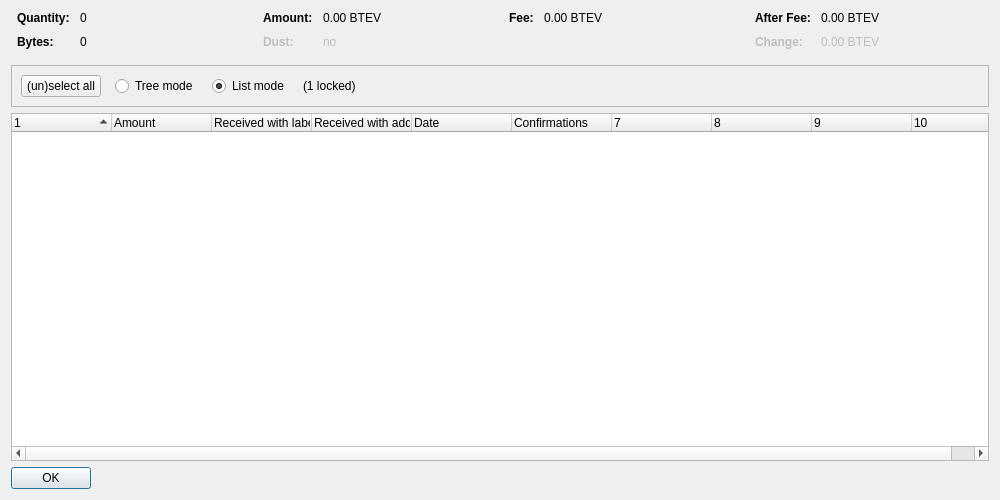
<?xml version="1.0" encoding="UTF-8"?>
<ui version="4.0">
 <class>CoinControlDialog</class>
 <widget class="QDialog" name="CoinControlDialog">
  <property name="geometry">
   <rect>
    <x>0</x>
    <y>0</y>
    <width>1000</width>
    <height>500</height>
   </rect>
  </property>
  <property name="windowTitle">
   <string>Coin Selection</string>
  </property>
  <layout class="QVBoxLayout" name="verticalLayout">
   <item>
    <layout class="QHBoxLayout" name="horizontalLayoutTop" stretch="0,0,0,0">
     <property name="topMargin">
      <number>0</number>
     </property>
     <property name="bottomMargin">
      <number>10</number>
     </property>
     <item>
      <layout class="QFormLayout" name="formLayoutCoinControl1">
       <property name="horizontalSpacing">
        <number>10</number>
       </property>
       <property name="verticalSpacing">
        <number>10</number>
       </property>
       <property name="leftMargin">
        <number>6</number>
       </property>
       <property name="rightMargin">
        <number>6</number>
       </property>
       <item row="0" column="0">
        <widget class="QLabel" name="labelCoinControlQuantityText">
         <property name="font">
          <font>
           <weight>75</weight>
           <bold>true</bold>
          </font>
         </property>
         <property name="text">
          <string>Quantity:</string>
         </property>
        </widget>
       </item>
       <item row="0" column="1">
        <widget class="QLabel" name="labelCoinControlQuantity">
         <property name="cursor">
          <cursorShape>IBeamCursor</cursorShape>
         </property>
         <property name="contextMenuPolicy">
          <enum>Qt::ActionsContextMenu</enum>
         </property>
         <property name="text">
          <string notr="true">0</string>
         </property>
         <property name="textInteractionFlags">
          <set>Qt::LinksAccessibleByMouse|Qt::TextSelectableByKeyboard|Qt::TextSelectableByMouse</set>
         </property>
        </widget>
       </item>
       <item row="1" column="0">
        <widget class="QLabel" name="labelCoinControlBytesText">
         <property name="font">
          <font>
           <weight>75</weight>
           <bold>true</bold>
          </font>
         </property>
         <property name="text">
          <string>Bytes:</string>
         </property>
        </widget>
       </item>
       <item row="1" column="1">
        <widget class="QLabel" name="labelCoinControlBytes">
         <property name="cursor">
          <cursorShape>IBeamCursor</cursorShape>
         </property>
         <property name="contextMenuPolicy">
          <enum>Qt::ActionsContextMenu</enum>
         </property>
         <property name="text">
          <string notr="true">0</string>
         </property>
         <property name="textInteractionFlags">
          <set>Qt::LinksAccessibleByMouse|Qt::TextSelectableByKeyboard|Qt::TextSelectableByMouse</set>
         </property>
        </widget>
       </item>
      </layout>
     </item>
     <item>
      <layout class="QFormLayout" name="formLayoutCoinControl2">
       <property name="horizontalSpacing">
        <number>10</number>
       </property>
       <property name="verticalSpacing">
        <number>10</number>
       </property>
       <property name="leftMargin">
        <number>6</number>
       </property>
       <property name="rightMargin">
        <number>6</number>
       </property>
       <item row="0" column="0">
        <widget class="QLabel" name="labelCoinControlAmountText">
         <property name="font">
          <font>
           <weight>75</weight>
           <bold>true</bold>
          </font>
         </property>
         <property name="text">
          <string>Amount:</string>
         </property>
        </widget>
       </item>
       <item row="0" column="1">
        <widget class="QLabel" name="labelCoinControlAmount">
         <property name="cursor">
          <cursorShape>IBeamCursor</cursorShape>
         </property>
         <property name="contextMenuPolicy">
          <enum>Qt::ActionsContextMenu</enum>
         </property>
         <property name="text">
          <string notr="true">0.00 BTEV</string>
         </property>
         <property name="textInteractionFlags">
          <set>Qt::LinksAccessibleByMouse|Qt::TextSelectableByKeyboard|Qt::TextSelectableByMouse</set>
         </property>
        </widget>
       </item>
       <item row="1" column="0">
        <widget class="QLabel" name="labelCoinControlLowOutputText">
         <property name="enabled">
          <bool>false</bool>
         </property>
         <property name="font">
          <font>
           <weight>75</weight>
           <bold>true</bold>
          </font>
         </property>
         <property name="text">
          <string>Dust:</string>
         </property>
        </widget>
       </item>
       <item row="1" column="1">
        <widget class="QLabel" name="labelCoinControlLowOutput">
         <property name="enabled">
          <bool>false</bool>
         </property>
         <property name="cursor">
          <cursorShape>IBeamCursor</cursorShape>
         </property>
         <property name="contextMenuPolicy">
          <enum>Qt::ActionsContextMenu</enum>
         </property>
         <property name="text">
          <string notr="true">no</string>
         </property>
         <property name="textInteractionFlags">
          <set>Qt::LinksAccessibleByMouse|Qt::TextSelectableByKeyboard|Qt::TextSelectableByMouse</set>
         </property>
        </widget>
       </item>
      </layout>
     </item>
     <item>
      <layout class="QFormLayout" name="formLayoutCoinControl3">
       <property name="horizontalSpacing">
        <number>10</number>
       </property>
       <property name="verticalSpacing">
        <number>10</number>
       </property>
       <property name="leftMargin">
        <number>6</number>
       </property>
       <property name="rightMargin">
        <number>6</number>
       </property>
       <item row="0" column="0">
        <widget class="QLabel" name="labelCoinControlFeeText">
         <property name="font">
          <font>
           <weight>75</weight>
           <bold>true</bold>
          </font>
         </property>
         <property name="text">
          <string>Fee:</string>
         </property>
        </widget>
       </item>
       <item row="0" column="1">
        <widget class="QLabel" name="labelCoinControlFee">
         <property name="cursor">
          <cursorShape>IBeamCursor</cursorShape>
         </property>
         <property name="contextMenuPolicy">
          <enum>Qt::ActionsContextMenu</enum>
         </property>
         <property name="text">
          <string notr="true">0.00 BTEV</string>
         </property>
         <property name="textInteractionFlags">
          <set>Qt::LinksAccessibleByMouse|Qt::TextSelectableByKeyboard|Qt::TextSelectableByMouse</set>
         </property>
        </widget>
       </item>
      </layout>
     </item>
     <item>
      <layout class="QFormLayout" name="formLayoutCoinControl4">
       <property name="horizontalSpacing">
        <number>10</number>
       </property>
       <property name="verticalSpacing">
        <number>10</number>
       </property>
       <property name="leftMargin">
        <number>6</number>
       </property>
       <property name="rightMargin">
        <number>6</number>
       </property>
       <item row="0" column="0">
        <widget class="QLabel" name="labelCoinControlAfterFeeText">
         <property name="font">
          <font>
           <weight>75</weight>
           <bold>true</bold>
          </font>
         </property>
         <property name="text">
          <string>After Fee:</string>
         </property>
        </widget>
       </item>
       <item row="0" column="1">
        <widget class="QLabel" name="labelCoinControlAfterFee">
         <property name="cursor">
          <cursorShape>IBeamCursor</cursorShape>
         </property>
         <property name="contextMenuPolicy">
          <enum>Qt::ActionsContextMenu</enum>
         </property>
         <property name="text">
          <string notr="true">0.00 BTEV</string>
         </property>
         <property name="textInteractionFlags">
          <set>Qt::LinksAccessibleByMouse|Qt::TextSelectableByKeyboard|Qt::TextSelectableByMouse</set>
         </property>
        </widget>
       </item>
       <item row="1" column="0">
        <widget class="QLabel" name="labelCoinControlChangeText">
         <property name="enabled">
          <bool>false</bool>
         </property>
         <property name="font">
          <font>
           <weight>75</weight>
           <bold>true</bold>
          </font>
         </property>
         <property name="text">
          <string>Change:</string>
         </property>
        </widget>
       </item>
       <item row="1" column="1">
        <widget class="QLabel" name="labelCoinControlChange">
         <property name="enabled">
          <bool>false</bool>
         </property>
         <property name="cursor">
          <cursorShape>IBeamCursor</cursorShape>
         </property>
         <property name="contextMenuPolicy">
          <enum>Qt::ActionsContextMenu</enum>
         </property>
         <property name="text">
          <string notr="true">0.00 BTEV</string>
         </property>
         <property name="textInteractionFlags">
          <set>Qt::LinksAccessibleByMouse|Qt::TextSelectableByKeyboard|Qt::TextSelectableByMouse</set>
         </property>
        </widget>
       </item>
      </layout>
     </item>
    </layout>
   </item>
   <item>
    <widget class="QFrame" name="frame">
     <property name="minimumSize">
      <size>
       <width>0</width>
       <height>40</height>
      </size>
     </property>
     <property name="frameShape">
      <enum>QFrame::StyledPanel</enum>
     </property>
     <property name="frameShadow">
      <enum>QFrame::Sunken</enum>
     </property>
     <layout class="QHBoxLayout" name="horizontalLayout">
      <item>
       <layout class="QHBoxLayout" name="horizontalLayoutPanel" stretch="0,0,0,0,0">
        <property name="spacing">
         <number>14</number>
        </property>
        <item>
         <widget class="QPushButton" name="pushButtonSelectAll">
          <property name="sizePolicy">
           <sizepolicy hsizetype="Maximum" vsizetype="Fixed">
            <horstretch>0</horstretch>
            <verstretch>0</verstretch>
           </sizepolicy>
          </property>
          <property name="text">
           <string>(un)select all</string>
          </property>
          <property name="autoDefault">
           <bool>false</bool>
          </property>
         </widget>
        </item>
        <item>
         <widget class="QRadioButton" name="radioTreeMode">
          <property name="sizePolicy">
           <sizepolicy hsizetype="Maximum" vsizetype="Fixed">
            <horstretch>0</horstretch>
            <verstretch>0</verstretch>
           </sizepolicy>
          </property>
          <property name="text">
           <string>Tree mode</string>
          </property>
         </widget>
        </item>
        <item>
         <widget class="QRadioButton" name="radioListMode">
          <property name="sizePolicy">
           <sizepolicy hsizetype="Maximum" vsizetype="Fixed">
            <horstretch>0</horstretch>
            <verstretch>0</verstretch>
           </sizepolicy>
          </property>
          <property name="text">
           <string>List mode</string>
          </property>
          <property name="checked">
           <bool>true</bool>
          </property>
         </widget>
        </item>
        <item>
         <widget class="QLabel" name="labelLocked">
          <property name="text">
           <string notr="true">(1 locked)</string>
          </property>
         </widget>
        </item>
        <item>
         <spacer name="horizontalSpacer">
          <property name="orientation">
           <enum>Qt::Horizontal</enum>
          </property>
          <property name="sizeHint" stdset="0">
           <size>
            <width>40</width>
            <height>20</height>
           </size>
          </property>
         </spacer>
        </item>
       </layout>
      </item>
     </layout>
    </widget>
   </item>
   <item>
    <widget class="CoinControlTreeWidget" name="treeWidget">
     <property name="contextMenuPolicy">
      <enum>Qt::CustomContextMenu</enum>
     </property>
     <property name="sortingEnabled">
      <bool>false</bool>
     </property>
     <property name="columnCount">
      <number>10</number>
     </property>
     <attribute name="headerShowSortIndicator" stdset="0">
      <bool>true</bool>
     </attribute>
     <attribute name="headerStretchLastSection">
      <bool>false</bool>
     </attribute>
     <column>
      <property name="text">
       <string/>
      </property>
     </column>
     <column>
      <property name="text">
       <string>Amount</string>
      </property>
     </column>
     <column>
      <property name="text">
       <string>Received with label</string>
      </property>
     </column>
     <column>
      <property name="text">
       <string>Received with address</string>
      </property>
     </column>
     <column>
      <property name="text">
       <string>Date</string>
      </property>
     </column>
     <column>
      <property name="text">
       <string>Confirmations</string>
      </property>
      <property name="toolTip">
       <string>Confirmed</string>
      </property>
     </column>
     <column>
      <property name="text">
       <string/>
      </property>
     </column>
     <column>
      <property name="text">
       <string/>
      </property>
     </column>
     <column>
      <property name="text">
       <string/>
      </property>
     </column>
     <column>
      <property name="text">
       <string/>
      </property>
     </column>
    </widget>
   </item>
   <item>
    <widget class="QDialogButtonBox" name="buttonBox">
     <property name="sizePolicy">
      <sizepolicy hsizetype="Maximum" vsizetype="Fixed">
       <horstretch>0</horstretch>
       <verstretch>0</verstretch>
      </sizepolicy>
     </property>
     <property name="orientation">
      <enum>Qt::Horizontal</enum>
     </property>
     <property name="standardButtons">
      <set>QDialogButtonBox::Ok</set>
     </property>
    </widget>
   </item>
  </layout>
 </widget>
 <customwidgets>
  <customwidget>
   <class>CoinControlTreeWidget</class>
   <extends>QTreeWidget</extends>
   <header>qt/coincontroltreewidget.h</header>
  </customwidget>
 </customwidgets>
 <resources/>
 <connections/>
</ui>
